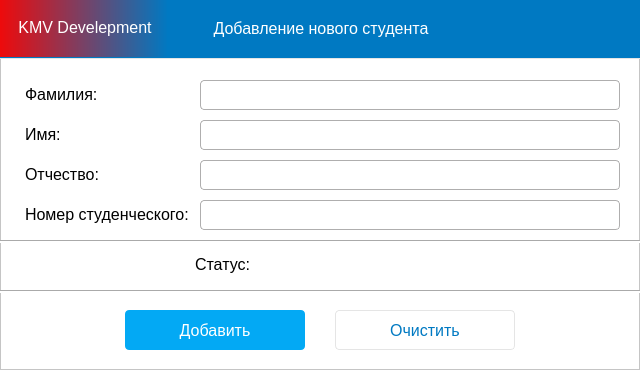
<?xml version="1.0" encoding="UTF-8"?>
<ui version="4.0">
 <class>MainWindow3</class>
 <widget class="QMainWindow" name="MainWindow3">
  <property name="geometry">
   <rect>
    <x>0</x>
    <y>0</y>
    <width>640</width>
    <height>370</height>
   </rect>
  </property>
  <property name="windowTitle">
   <string>Добавление нового студента</string>
  </property>
  <widget class="QWidget" name="centralwidget">
   <widget class="QFrame" name="frame">
    <property name="geometry">
     <rect>
      <x>0</x>
      <y>0</y>
      <width>640</width>
      <height>370</height>
     </rect>
    </property>
    <property name="styleSheet">
     <string notr="true">background-color: rgb(255, 255, 255);</string>
    </property>
    <property name="frameShape">
     <enum>QFrame::StyledPanel</enum>
    </property>
    <property name="frameShadow">
     <enum>QFrame::Raised</enum>
    </property>
    <widget class="Line" name="line">
     <property name="geometry">
      <rect>
       <x>0</x>
       <y>240</y>
       <width>842</width>
       <height>3</height>
      </rect>
     </property>
     <property name="orientation">
      <enum>Qt::Horizontal</enum>
     </property>
    </widget>
    <widget class="QPushButton" name="add_btn">
     <property name="geometry">
      <rect>
       <x>125</x>
       <y>310</y>
       <width>180</width>
       <height>40</height>
      </rect>
     </property>
     <property name="font">
      <font>
       <pointsize>-1</pointsize>
      </font>
     </property>
     <property name="styleSheet">
      <string notr="true">QPushButton{
background: #03A9F4 ;
border-radius: 4px;
opacity: 1;
text-align: center;
letter-spacing: 0px;
color: #FFFFFF;
text-transform: uppercase;
font-size: 16px;
font-weight: medium; 
}

QPushButton::hover{
background: #0079C2;
}</string>
     </property>
     <property name="text">
      <string>Добавить</string>
     </property>
    </widget>
    <widget class="QLabel" name="label_9">
     <property name="geometry">
      <rect>
       <x>20</x>
       <y>120</y>
       <width>86</width>
       <height>30</height>
      </rect>
     </property>
     <property name="font">
      <font>
       <pointsize>-1</pointsize>
      </font>
     </property>
     <property name="styleSheet">
      <string notr="true">letter-spacing: 0px;
font-size: 16px;
font-weight: medium; 
border: 1px solid rgb(255, 255, 255);
color: black;
border-style: solid;
border-width: 1px; 
border-color: white;</string>
     </property>
     <property name="text">
      <string>&lt;html&gt;&lt;head/&gt;&lt;body&gt;&lt;p&gt;Имя:&lt;/p&gt;&lt;/body&gt;&lt;/html&gt;</string>
     </property>
    </widget>
    <widget class="QLabel" name="label">
     <property name="geometry">
      <rect>
       <x>190</x>
       <y>250</y>
       <width>71</width>
       <height>30</height>
      </rect>
     </property>
     <property name="font">
      <font>
       <pointsize>-1</pointsize>
      </font>
     </property>
     <property name="styleSheet">
      <string notr="true">letter-spacing: 0px;
font-size: 16px;
font-weight: medium; 
border: 1px solid rgb(255, 255, 255);
color: black;
border-style: solid;
border-width: 1px; 
border-color: white;</string>
     </property>
     <property name="text">
      <string>&lt;html&gt;&lt;head/&gt;&lt;body&gt;&lt;p&gt;Статус:&lt;/p&gt;&lt;/body&gt;&lt;/html&gt;</string>
     </property>
    </widget>
    <widget class="QLabel" name="label_6">
     <property name="geometry">
      <rect>
       <x>20</x>
       <y>200</y>
       <width>171</width>
       <height>30</height>
      </rect>
     </property>
     <property name="font">
      <font>
       <pointsize>-1</pointsize>
      </font>
     </property>
     <property name="styleSheet">
      <string notr="true">letter-spacing: 0px;
font-size: 16px;
font-weight: medium; 
border: 1px solid rgb(255, 255, 255);
color: black;
border-style: solid;
border-width: 1px; 
border-color: white;</string>
     </property>
     <property name="text">
      <string>&lt;html&gt;&lt;head/&gt;&lt;body&gt;&lt;p&gt;Номер студенческого:&lt;/p&gt;&lt;/body&gt;&lt;/html&gt;</string>
     </property>
    </widget>
    <widget class="QLabel" name="label_7">
     <property name="geometry">
      <rect>
       <x>20</x>
       <y>80</y>
       <width>86</width>
       <height>30</height>
      </rect>
     </property>
     <property name="font">
      <font>
       <pointsize>-1</pointsize>
      </font>
     </property>
     <property name="layoutDirection">
      <enum>Qt::LeftToRight</enum>
     </property>
     <property name="styleSheet">
      <string notr="true">letter-spacing: 0px;
font-size: 16px;
font-weight: medium; 
border: 1px solid rgb(255, 255, 255);
color: black;
border-style: solid;
border-width: 1px; 
border-color: white;</string>
     </property>
     <property name="text">
      <string>&lt;html&gt;&lt;head/&gt;&lt;body&gt;&lt;p&gt;Фамилия:&lt;/p&gt;&lt;/body&gt;&lt;/html&gt;</string>
     </property>
    </widget>
    <widget class="Line" name="line_3">
     <property name="geometry">
      <rect>
       <x>0</x>
       <y>290</y>
       <width>842</width>
       <height>3</height>
      </rect>
     </property>
     <property name="orientation">
      <enum>Qt::Horizontal</enum>
     </property>
    </widget>
    <widget class="QPushButton" name="clean_pte_btn">
     <property name="geometry">
      <rect>
       <x>335</x>
       <y>310</y>
       <width>180</width>
       <height>40</height>
      </rect>
     </property>
     <property name="font">
      <font>
       <pointsize>-1</pointsize>
      </font>
     </property>
     <property name="styleSheet">
      <string notr="true">QPushButton{
background: #FFFFFF ;
border-radius: 4px;
opacity: 1;
text-align: center;
letter-spacing: 0px;
color: #0079C2;
text-transform: uppercase;
font-size: 16px;
font-weight: medium; 
border: 1px solid #e5e5e5;
}

QPushButton::hover{
background: #e8e8e8;
}</string>
     </property>
     <property name="text">
      <string>Очистить</string>
     </property>
    </widget>
    <widget class="QLabel" name="label_8">
     <property name="geometry">
      <rect>
       <x>20</x>
       <y>160</y>
       <width>87</width>
       <height>30</height>
      </rect>
     </property>
     <property name="font">
      <font>
       <pointsize>-1</pointsize>
      </font>
     </property>
     <property name="styleSheet">
      <string notr="true">letter-spacing: 0px;
font-size: 16px;
font-weight: medium; 
border: 1px solid rgb(255, 255, 255);
color: black;
border-style: solid;
border-width: 1px; 
border-color: white;</string>
     </property>
     <property name="text">
      <string>&lt;html&gt;&lt;head/&gt;&lt;body&gt;&lt;p&gt;Отчество:&lt;/p&gt;&lt;/body&gt;&lt;/html&gt;</string>
     </property>
    </widget>
    <widget class="QLabel" name="status_new_stud">
     <property name="geometry">
      <rect>
       <x>260</x>
       <y>249</y>
       <width>320</width>
       <height>30</height>
      </rect>
     </property>
     <property name="font">
      <font>
       <pointsize>-1</pointsize>
      </font>
     </property>
     <property name="styleSheet">
      <string notr="true">letter-spacing: 0px;
font-size: 16px;
font-weight: medium; 
border: 1px solid rgb(255, 255, 255);
color: black;
border-style: solid;
border-width: 1px; 
border-color: white;</string>
     </property>
     <property name="text">
      <string>&lt;html&gt;&lt;head/&gt;&lt;body&gt;&lt;p&gt;&lt;br/&gt;&lt;/p&gt;&lt;/body&gt;&lt;/html&gt;</string>
     </property>
    </widget>
    <widget class="QFrame" name="frame_2">
     <property name="geometry">
      <rect>
       <x>-1</x>
       <y>-1</y>
       <width>642</width>
       <height>60</height>
      </rect>
     </property>
     <property name="styleSheet">
      <string notr="true">background: #0079C2 ;
border: 1px solid #e5e5e5;
</string>
     </property>
     <property name="frameShape">
      <enum>QFrame::StyledPanel</enum>
     </property>
     <property name="frameShadow">
      <enum>QFrame::Raised</enum>
     </property>
     <widget class="QLabel" name="label_2">
      <property name="geometry">
       <rect>
        <x>-1</x>
        <y>-1</y>
        <width>170</width>
        <height>60</height>
       </rect>
      </property>
      <property name="styleSheet">
       <string notr="true">background-color: qlineargradient(spread:pad, x1:0, y1:0, x2:1, y2:0, stop:0 #f10909, stop:1 #0079C2);
letter-spacing: 0px;
text-transform: uppercase;
font-size: 16px;
font-weight: medium; 
border: 1px solid rgb(255, 255, 255);
color: white;
border-style: solid;
border-width: 1px; 
border-color: #0079C2;</string>
      </property>
      <property name="text">
       <string>&lt;html&gt;&lt;head/&gt;&lt;body&gt;&lt;p align=&quot;center&quot;&gt;&lt;span style=&quot; font-size:12pt;&quot;&gt;KMV Develepment&lt;/span&gt;&lt;/p&gt;&lt;/body&gt;&lt;/html&gt;</string>
      </property>
     </widget>
     <widget class="QLabel" name="l_1">
      <property name="geometry">
       <rect>
        <x>180</x>
        <y>5</y>
        <width>280</width>
        <height>50</height>
       </rect>
      </property>
      <property name="font">
       <font>
        <pointsize>-1</pointsize>
       </font>
      </property>
      <property name="styleSheet">
       <string notr="true">letter-spacing: 0px;
text-transform: uppercase;
font-size: 16px;
font-weight: medium; 
border: 1px solid rgb(255, 255, 255);
color: white;
border-style: solid;
border-width: 1px; 
border-color: #0079C2;</string>
      </property>
      <property name="text">
       <string>&lt;html&gt;&lt;head/&gt;&lt;body&gt;&lt;p align=&quot;center&quot;&gt;Добавление нового студента&lt;/p&gt;&lt;/body&gt;&lt;/html&gt;</string>
      </property>
      <property name="margin">
       <number>10</number>
      </property>
     </widget>
    </widget>
   </widget>
   <widget class="QLineEdit" name="pte_l_name">
    <property name="geometry">
     <rect>
      <x>200</x>
      <y>80</y>
      <width>420</width>
      <height>30</height>
     </rect>
    </property>
    <property name="font">
     <font>
      <pointsize>14</pointsize>
     </font>
    </property>
    <property name="styleSheet">
     <string notr="true">border-radius: 4px;
border-style: solid;
border-width: 1px; 
border-color: #AFAEAE;</string>
    </property>
   </widget>
   <widget class="QLineEdit" name="pte_f_name">
    <property name="geometry">
     <rect>
      <x>200</x>
      <y>120</y>
      <width>420</width>
      <height>30</height>
     </rect>
    </property>
    <property name="font">
     <font>
      <pointsize>14</pointsize>
     </font>
    </property>
    <property name="styleSheet">
     <string notr="true">border-radius: 4px;
border-style: solid;
border-width: 1px; 
border-color: #AFAEAE;</string>
    </property>
   </widget>
   <widget class="QLineEdit" name="pte_m_name">
    <property name="geometry">
     <rect>
      <x>200</x>
      <y>160</y>
      <width>420</width>
      <height>30</height>
     </rect>
    </property>
    <property name="font">
     <font>
      <pointsize>14</pointsize>
     </font>
    </property>
    <property name="styleSheet">
     <string notr="true">border-radius: 4px;
border-style: solid;
border-width: 1px; 
border-color: #AFAEAE;</string>
    </property>
   </widget>
   <widget class="QLineEdit" name="pte_number">
    <property name="geometry">
     <rect>
      <x>200</x>
      <y>200</y>
      <width>420</width>
      <height>30</height>
     </rect>
    </property>
    <property name="font">
     <font>
      <pointsize>14</pointsize>
     </font>
    </property>
    <property name="styleSheet">
     <string notr="true">border-radius: 4px;
border-style: solid;
border-width: 1px; 
border-color: #AFAEAE;</string>
    </property>
   </widget>
  </widget>
 </widget>
 <resources/>
 <connections/>
</ui>
